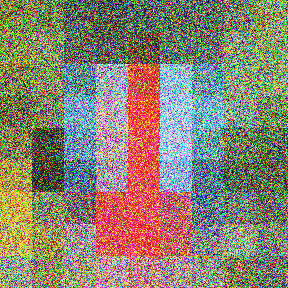
%> input picture Visual Safety/Chaos_Paper/chaos/image/differential attack/change_the_first_pixel_encryption/Baboon_round_25.png, 288 x 288 px
$ octave key_sensitivity.m   (GNU Octave 9; MATLAB toolbox functions it lacks are replaced by stand-ins)
%> lines starting %> are read from the running program, lines starting %| are printed output that depends on the picture
I1=imread('Baboon_round_25.png');
%> I1 is the input picture: size 288x288x3 uint8; mean R, G, B 138.3, 130.8, 115
I2=imread('Baboon_round_200.png');
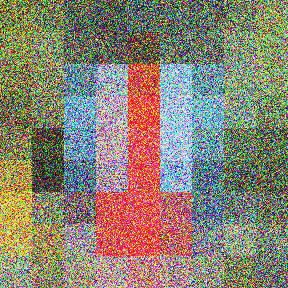
%> input picture Visual Safety/Chaos_Paper/chaos/image/differential attack/change_the_first_pixel_encryption/Baboon_round_200.png, 288 x 288 px
%> I2 is the input picture: size 288x288x3 uint8; mean R, G, B 138.3, 130.8, 115
I3=double(I1)-double(I2);
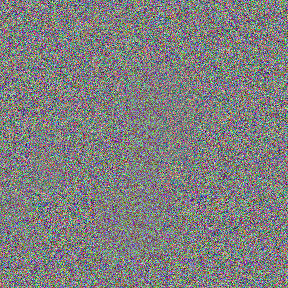
%> I3: size 288x288x3 double; mean R, G, B 0, 0, 0; drawn with min black and max white
after_R=uint8(abs(I3(:,:,1)));
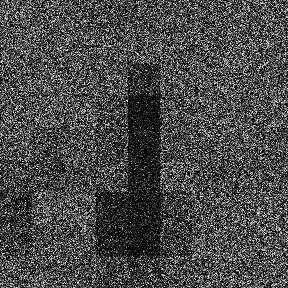
%> after_R: size 288x288 uint8; min 0, max 255, mean 74.7
after_G=uint8(abs(I3(:,:,2)));
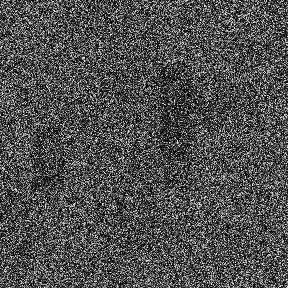
%> after_G: size 288x288 uint8; min 0, max 255, mean 80.7
after_B=uint8(abs(I3(:,:,3)));
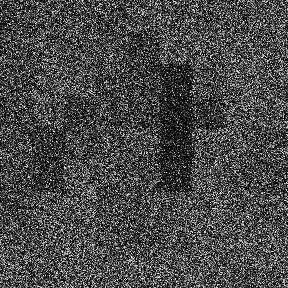
%> after_B: size 288x288 uint8; min 0, max 255, mean 74.5
after_I=cat(3,after_R,after_G,after_B);
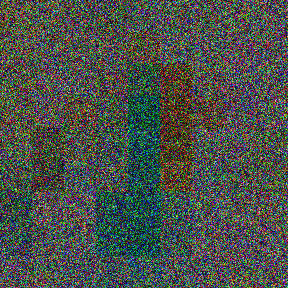
%> after_I: size 288x288x3 uint8; mean R, G, B 74.7, 80.7, 74.5
en_bit_dimen_pathname='I:\Codes\RLID_Sprout\Visual Safety\chaos\';
%> (the run ends here)
